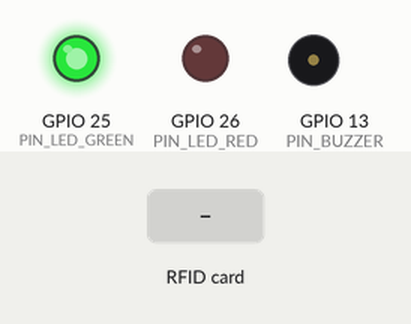
Simulated run of this sketch. Board: ESP32. Parts: output pins drawn as LEDs (lit = HIGH), buzzer (waves = sounding, pin HIGH). The inputs (shaded band) are chosen by the test bench. WiFi joins after 1.5 s; servers stay silent unless stated; uploads are accepted with an empty reply; EEPROM starts erased; what the sketch prints to the serial monitor is not drawn.

Above: at 4.9 s.
At 7.0 s:
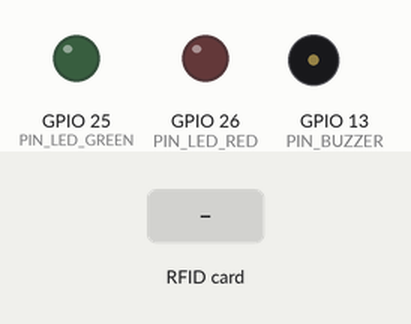
7.1 s: RFID card 5E 7A 19 C4 held to the reader
At 8.6 s:
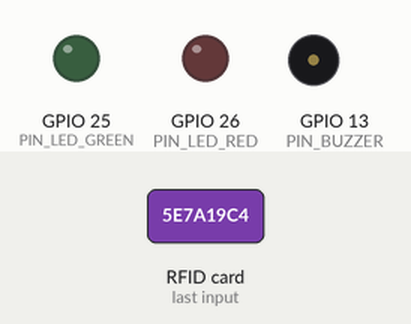
Timing chart, 0 to 10.1 s (numbered marks = the images above; inputs shaded):
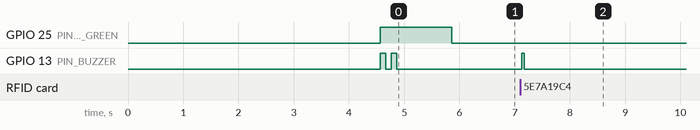

The sketch:

SmartAttendanceESP32.ino
```cpp
/*
 * SmartAttendanceESP32_WiFi_GSM.ino
 * Purpose: Bus Attendance System using Wi-Fi for Internet & SIM800L for SMS.
 *
 * LIBRARIES REQUIRED:
 * 1. WiFi (Built-in)
 * 2. HTTPClient (Built-in)
 * 3. TinyGSM (by Volodymyr Shymanskyy) - For SMS ONLY
 * 4. MFRC522 (by Miguel Balboa)
 */

#define TINY_GSM_MODEM_SIM800
#include <WiFi.h>
#include <HTTPClient.h>
#include <TinyGsmClient.h>
#include <MFRC522.h>
#include <Preferences.h>
#include <SPI.h>

// ----------------------------------------------------------------------
// CONFIGURATION
// ----------------------------------------------------------------------
// WI-FI CREDENTIALS
const char* wifi_ssid = "Fiber";
const char* wifi_pass = "Suneth@512";

// GOOGLE SCRIPT CONFIG
// NOTE: Google Script Base Path (/macros/s/...)
const String SCRIPT_PATH = "https://script.google.com/macros/s/AKfycbwGcyLA8nDbzgHJUIPGrlFM3zZlqZLOubMkKuVLaDrFjYGHgkW1Y3UubRqJOxrEqQF2ng/exec";

// PINS - GSM (Serial2)
#define RX_PIN 16
#define TX_PIN 17

// PINS - RFID (Standard VSPI)
#define SS_PIN 5
#define RST_PIN 22

// PINS - FEEDBACK
#define PIN_LED_GREEN 25
#define PIN_LED_RED 26
#define PIN_BUZZER 13

// ----------------------------------------------------------------------
// GLOBAL OBJECTS
// ----------------------------------------------------------------------
HardwareSerial scanSerial(2); // UART2 for GSM
TinyGsm modem(scanSerial);

MFRC522 rfid(SS_PIN, RST_PIN);
Preferences preferences;

// Forward Declarations
void handleStudentScan(String uid);
void sendDataToScript(String uid, String type);
void sendSMS(String number, String message);
String extractJsonValue(String json, String key);
void triggerSuccess();
void triggerFail();

void setup() {
  Serial.begin(115200);
  delay(10);

  // 0. Init Feedback Pins
  pinMode(PIN_LED_GREEN, OUTPUT);
  pinMode(PIN_LED_RED, OUTPUT);
  pinMode(PIN_BUZZER, OUTPUT);
  digitalWrite(PIN_LED_GREEN, LOW);
  digitalWrite(PIN_LED_RED, LOW);
  digitalWrite(PIN_BUZZER, LOW);

  // 1. Init status storage
  preferences.begin("attendance", false);

  // 2. Init RFID
  SPI.begin();
  rfid.PCD_Init();
  Serial.println("RFID Ready");

  // 3. Init GSM (SMS ONLY)
  Serial.println("Initializing GSM Module for SMS...");
  scanSerial.begin(9600, SERIAL_8N1, RX_PIN, TX_PIN);
  delay(3000);

  // Create a clean slate for the modem
  Serial.println("Restarting Modem...");
  modem.restart();

  String modemInfo = modem.getModemInfo();
  Serial.print("Modem Info: ");
  Serial.println(modemInfo);

  // Ensure GPRS is OFF to avoid conflicts
  if (modem.isGprsConnected()) {
    modem.gprsDisconnect();
  }

  // 4. Connect to Wi-Fi
  Serial.print("Connecting to Wi-Fi");
  WiFi.begin(wifi_ssid, wifi_pass);

  int wifi_attempts = 0;
  while (WiFi.status() != WL_CONNECTED && wifi_attempts < 20) {
    delay(500);
    Serial.print(".");
    wifi_attempts++;
  }

  if (WiFi.status() == WL_CONNECTED) {
    Serial.println("\nWi-Fi Connected!");
    Serial.print("IP Address: ");
    Serial.println(WiFi.localIP());
    triggerSuccess();
  } else {
    Serial.println("\nWi-Fi Failed.");
    triggerFail();
  }

  Serial.println("--- SYSTEM READY (WiFi + GSM) ---");
}

void loop() {
  // Check for RFID
  if (!rfid.PICC_IsNewCardPresent()) return;
  if (!rfid.PICC_ReadCardSerial()) return;

  // 1. Get UID
  String uid = "";
  for (byte i = 0; i < rfid.uid.size; i++) {
    if (i > 0) uid += ",";
    uid += String(rfid.uid.uidByte[i]);
  }
  Serial.println("\nCard Detected: " + uid);

  // Auditory feedback
  digitalWrite(PIN_BUZZER, HIGH);
  delay(50);
  digitalWrite(PIN_BUZZER, LOW);

  // 2. Handle Logic
  handleStudentScan(uid);

  // Halt PICC
  rfid.PICC_HaltA();
  rfid.PCD_StopCrypto1();

  delay(3000);
}

void handleStudentScan(String uid) {
  // Check last status (0=Out, 1=In)
  int currentStatus = preferences.getInt(uid.c_str(), 0);

  String action = (currentStatus == 0) ? "BUS_ENTRY" : "BUS_EXIT";

  // DO NOT Toggle Status locally yet (wait for server response)
  Serial.println("Identifying Card: " + uid);
  Serial.println("Proposed Action: " + action);

  // 3. Send Data via Wi-Fi
  if (WiFi.status() == WL_CONNECTED) {
    sendDataToScript(uid, action);
  } else {
    Serial.println("Wi-Fi Disconnected! Attempting Reconnect...");
    WiFi.disconnect();
    WiFi.reconnect();
    delay(2000); // Wait for reconnection

    if (WiFi.status() == WL_CONNECTED) {
      sendDataToScript(uid, action);
    } else {
      Serial.println("Reconnect Failed. Offline.");
      triggerFail();
    }
  }
}

void sendDataToScript(String uid, String type) {
  // Construct URL
  String url = SCRIPT_PATH + "?action=handleScan" + "&uid=" + uid + "&device=BUS-UNIT-01" + "&type=" + type;

  // Set Timeouts
  HTTPClient http;

  Serial.println("GET Request: " + url);

  // Begin Request (Secure)
  http.begin(url);
  http.setFollowRedirects(HTTPC_STRICT_FOLLOW_REDIRECTS); // Wi-Fi lib handles redirects automatically!

  int httpCode = http.GET();
  Serial.print("Status Code: ");
  Serial.println(httpCode);

  if (httpCode > 0) {
    if (httpCode == HTTP_CODE_OK) {
      String responseBody = http.getString();
      Serial.print("Response: "); Serial.println(responseBody);

      if (responseBody.indexOf("\"allowed\"") > 0) {
        Serial.println(">>> ACCESS GRANTED <<<");

        // UPDATE LOCAL STATUS NOW (Success)
        int newStatus = (type == "BUS_ENTRY") ? 1 : 0;
        preferences.putInt(uid.c_str(), newStatus);

        triggerSuccess();

        String phone = extractJsonValue(responseBody, "phone");
        String name = extractJsonValue(responseBody, "name");

        if (phone.length() > 0) {
          // CLEAN PHONE NUMBER
          phone.replace(" ", "");
          phone.replace("-", "");
          if (!phone.startsWith("+")) {
            phone = "+" + phone;
          }

          String msg = (type == "BUS_ENTRY") ? "Alert: " + name + " BOARDED the Bus." : "Alert: " + name + " LEFT the Bus.";
          sendSMS(phone, msg);
        } else {
           Serial.println("Phone number missing in JSON.");
        }
      } else if (responseBody.indexOf("\"denied\"") > 0) {
        Serial.println(">>> ACCESS DENIED <<<");
         triggerFail();
      } else {
         Serial.println("Unknown API Response.");
      }
    } else {
      Serial.println("Request Failed (Non-200).");
    }
  } else {
    Serial.println("HTTP Connection Error: " + http.errorToString(httpCode));
  }

  http.end(); // Close connection
  Serial.println("--- Request Complete ---");
}

void sendSMS(String number, String message) {
  // Ensure GPRS is OFF just in case
  if (modem.isGprsConnected()) {
    modem.gprsDisconnect();
  }

  Serial.print("Sending SMS to ");
  Serial.print(number);
  Serial.print(": ");
  Serial.println(message);

  if (modem.sendSMS(number, message)) {
    Serial.println("SMS Sent Successfully.");
  } else {
    Serial.println("SMS Failed.");
  }
}

// --- HELPERS ---

String extractJsonValue(String json, String key) {
  String keyStr = "\"" + key + "\":\"";
  int start = json.indexOf(keyStr);
  if (start == -1) return "";
  start += keyStr.length();
  int end = json.indexOf("\"", start);
  if (end == -1) return "";
  return json.substring(start, end);
}

void triggerSuccess() {
  digitalWrite(PIN_LED_GREEN, HIGH);
  digitalWrite(PIN_BUZZER, HIGH);
  delay(100);
  digitalWrite(PIN_BUZZER, LOW);
  delay(100);
  digitalWrite(PIN_BUZZER, HIGH);
  delay(100);
  digitalWrite(PIN_BUZZER, LOW);
  delay(1000);
  digitalWrite(PIN_LED_GREEN, LOW);
}

void triggerFail() {
  digitalWrite(PIN_LED_RED, HIGH);
  digitalWrite(PIN_BUZZER, HIGH);
  delay(1000);
  digitalWrite(PIN_BUZZER, LOW);
  digitalWrite(PIN_LED_RED, LOW);
}
```

Measured:
- after the input at 7.1 s, GPIO 13 (PIN_BUZZER): LOW → HIGH at once, → LOW 0.05 s later
